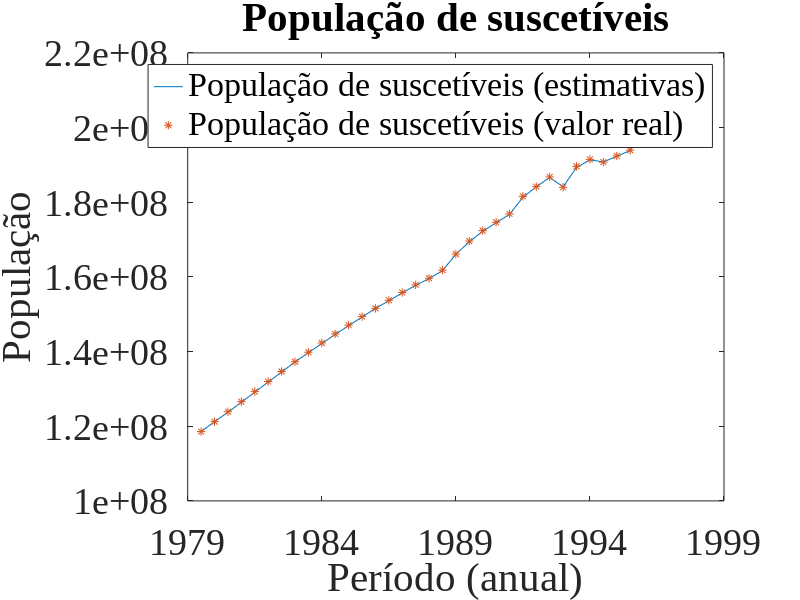
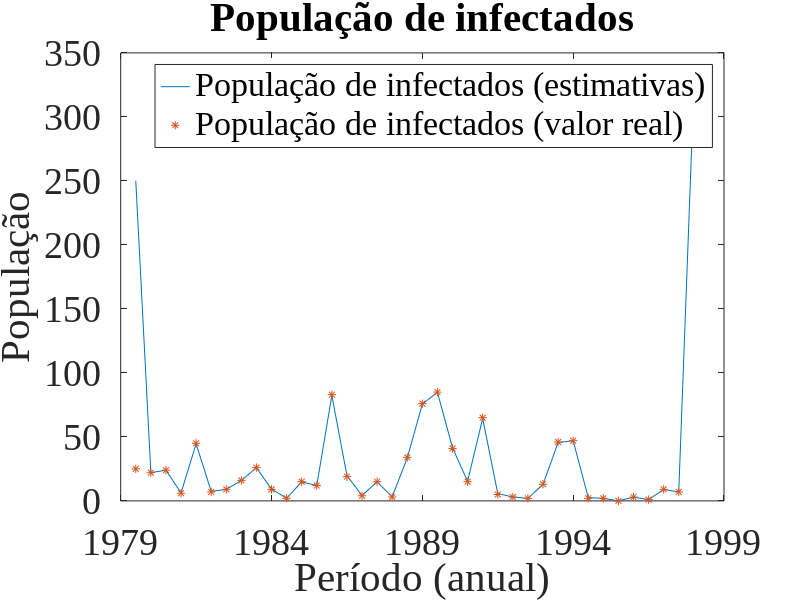
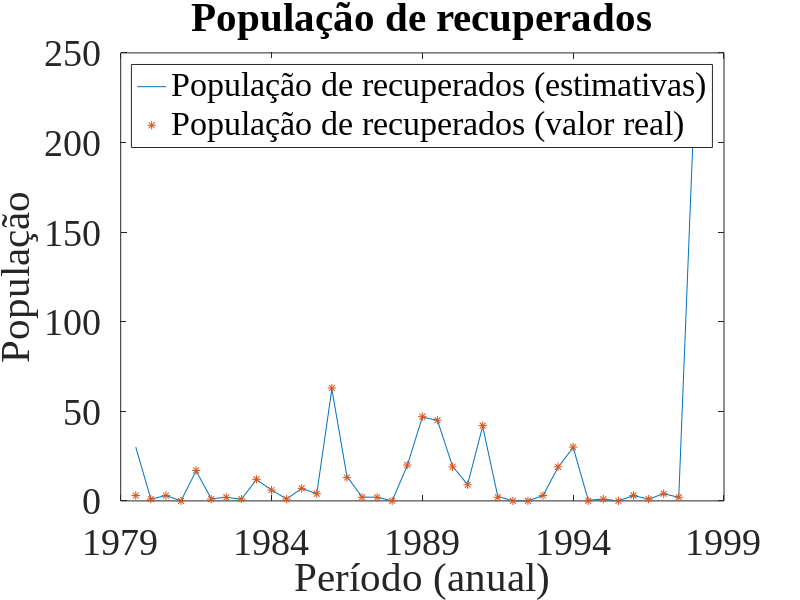
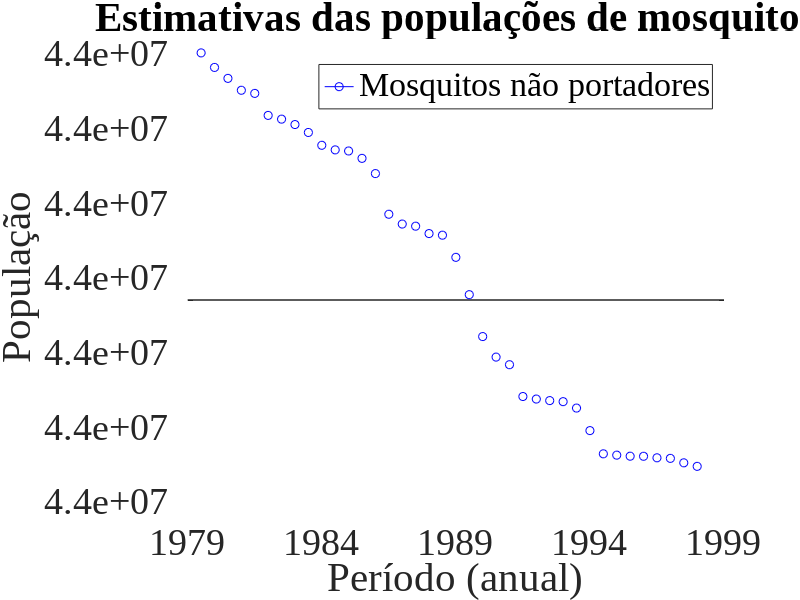

The MATLAB script that drew these images, in order:
clc;  close all; clear;

load('dados.mat')
populacao_humana = Dados;
populacao_humana(:,2) = 10^6 * populacao_humana(:,2);
populacao_humana(:,3) = 10^6 * populacao_humana(:,3);


% Parâmetros do modelo epidemiológico
betah = 0.0009;      % Taxa de suscetíveis que se tornam infectados
muh = 0.006;         % Taxa de mortalidade
alphah = 0.33;       % Taxa de mortes de infectados
deltah = 0.67;       % Taxa de infectados que se tornam recuperados
mui = 0.35;          % Taxa de morte natural dos mosquitos
mun = 0.04;          % Taxa de morte induzida dos mosquitos
betai = 0.00000015;  % Taxa de infecção quando mosquito não portador pica um infectado
lambdai = 0.37;      % Taxa de natalidade dos mosquitos
lambdah = 0.006;     % Taxa de natalidade dos humanos
H = 0.0000000001;

x(:,1) = [118562500 25*10e6 3*10e6  44000000 22000000];

f_mosquito = @(x)[-betah*H*x(5)*x(1) - muh*H*x(1) + lambdah*H*sum(x(1:3)) + x(1);
                   x(2) - muh*H*x(2) - alphah*H*x(2) + betah*H*x(1)*x(5) - deltah*H*x(2);
                   deltah*H*x(2) + x(3) - muh*H*x(3);
                   x(4) - betai*H*x(2)*x(4) + lambdai*H*x(4) - mui*H*x(4) - mun*H*x(4);
                   x(5) + betai*H*x(2)*x(4) + lambdai*H*x(5) - mui*H*x(5) - mun*H*x(5)];

J_mosquito = @(x)[(-betah*x(5) + lambdah - muh)*H + 1, lambdah*H, lambdah*H, 0, -betah*H*x(1);
                  betah*H*x(5), 1 - (deltah + muh + alphah)*H, 0, 0, betah*H*x(1);
                  0, deltah*H, 1 - muh*H, 0, 0;
                  0, -betai*H*x(4), 0, 1 - (betai*x(2) - lambdai + mui + mun)*H, 0;
                  0, betai*H*x(4), 0, betai*H*x(2), 1 + (lambdai - mui - mun)*H];



H_1 = [1 0 0 0 0;
        0 1 0 0 0;
        0 0 1 0 0];


C = [1 0 0 0 0;
     0 1 0 0 0;
     0 0 1 0 0];

P(:,:,1) = 1e3*eye(5);


 Q = [15 0 0 0 0;
      0 33 0 0 0;
      0 0 45 0 0;
      0 0 0 35 0;
      0 0 0 0 20];

 R = [.9 0 0;
      0 .4 0 ;
      0 0 .6];

 I = eye(5);

steps = 38;
for k = 2:steps
    % Predição
    x(:,k) = f_mosquito(x(:,k-1));
    P(:,:,k) = J_mosquito(x(:,k-1)) * P(:,:,k-1) * J_mosquito(x(:,k-1))' + Q;
    x_prediction(:,k) = x(:,k);

    % Atualização
    K = P(:,:,k) * H_1' / (H_1 * P(:,:,k) * H_1' + R);
    x(:,k) = x(:,k) + K * (populacao_humana(k,:)' - C * x(:,k));
    P(:,:,k) = (I - K * H_1) * P(k);
end

% Plotar gráficos
figure(1)
plot(x(1,:))
hold on
plot(populacao_humana(:,1),'*')
title({'População de suscetíveis'},'FontSize',27,'FontName','Times New Roman')
legend({'População de suscetíveis (estimativas)','População de suscetíveis (valor real)'},'FontSize',27,'FontName', 'Times New Roman')
ylabel({'População'},'FontSize',27,'FontName', 'Times New Roman')
xlabel({'Período (anual)'},'FontSize',27,'FontName', 'Times New Roman')
xticklabels({'1979','1984','1989','1994','1999','2004','2009','2014','2018'})
set(gca,'FontSize',27,'FontName', 'Times New Roman')

figure(2)
plot(x(2,:)/10e5)
hold on
plot(populacao_humana(:,2)/10e5,'*')
title({'População de infectados'},'FontSize',27,'FontName', 'Times New Roman')
legend({'População de infectados (estimativas)','População de infectados (valor real)'},'FontSize',27,'FontName', 'Times New Roman')
ylabel({'População'},'FontSize',27,'FontName', 'Times New Roman')
xlabel({'Período (anual)'},'FontSize',27,'FontName', 'Times New Roman')
xticklabels({'1979','1984','1989','1994','1999','2004','2009','2014','2018'})
set(gca,'FontSize',27,'FontName', 'Times New Roman')

figure(3)
plot(x(3,:)/10e5)
hold on
plot(populacao_humana(:,3)/10e5,'*')
title({'População de recuperados'},'FontSize',27,'FontName', 'Times New Roman')
legend({'População de recuperados (estimativas)','População de recuperados (valor real)'},'FontSize',27,'FontName', 'Times New Roman')
ylabel({'População'},'FontSize',27,'FontName', 'Times New Roman')
xlabel({'Período (anual)'},'FontSize',27,'FontName', 'Times New Roman')
xticklabels({'1979','1984','1989','1994','1999','2004','2009','2014','2018'})
set(gca,'FontSize',27,'FontName', 'Times New Roman')

figure(4)
plot(x(4,:),'bo-')
title({'Estimativas das populações de mosquitos'},'FontSize',27,'FontName', 'Times New Roman')
legend({'Mosquitos não portadores'},'FontSize',27,'FontName', 'Times New Roman')
ylabel({'População'},'FontSize',27,'FontName', 'Times New Roman')
xlabel({'Período (anual)'},'FontSize',27,'FontName', 'Times New Roman')
xticklabels({'1979','1984','1989','1994','1999','2004','2009','2014','2018'})
set(gca,'FontSize',27,'FontName', 'Times New Roman')

figure(5)
plot(x(5,:),'bo-')
title({'Estimativas das populações de mosquitos'},'FontSize',27,'FontName', 'Times New Roman')
legend({'Mosquitos portadores'},'FontSize',27,'FontName', 'Times New Roman')
ylabel({'População'},'FontSize',27,'FontName', 'Times New Roman')
xlabel({'Período (anual)'},'FontSize',27,'FontName', 'Times New Roman')
xticklabels({'1979','1984','1989','1994','1999','2004','2009','2014','2018'})
set(gca,'FontSize',27,'FontName', 'Times New Roman')

figure(6)
subplot(2,1,1)
plot(x(2,:)/10e5)
hold on
plot(populacao_humana(:,2)/10e5,'*')
title({'População de infectados'},'FontSize',27,'FontName', 'Times New Roman')
legend({'População de infectados (estimativas)','População de infectados (valor real)'},'FontSize',27,'FontName', 'Times New Roman')
ylabel({'População'},'FontSize',27,'FontName', 'Times New Roman')
xlabel({'Período (anual)'},'FontSize',27,'FontName', 'Times New Roman')
xticklabels({'1979','1984','1989','1994','1999','2004','2009','2014','2018'})
set(gca,'FontSize',27,'FontName', 'Times New Roman')

subplot(2,1,2)
plot(x(5,:),'bo-')
title({'Estimativas das populações de mosquitos'},'FontSize',27,'FontName', 'Times New Roman')
legend({'Mosquitos portadores'},'FontSize',27,'FontName', 'Times New Roman')
ylabel({'População'},'FontSize',27,'FontName', 'Times New Roman')
xlabel({'Período (anual)'},'FontSize',27,'FontName', 'Times New Roman')
xticklabels({'1979','1984','1989','1994','1999','2004','2009','2014','2018'})
set(gca,'FontSize',27,'FontName', 'Times New Roman')


